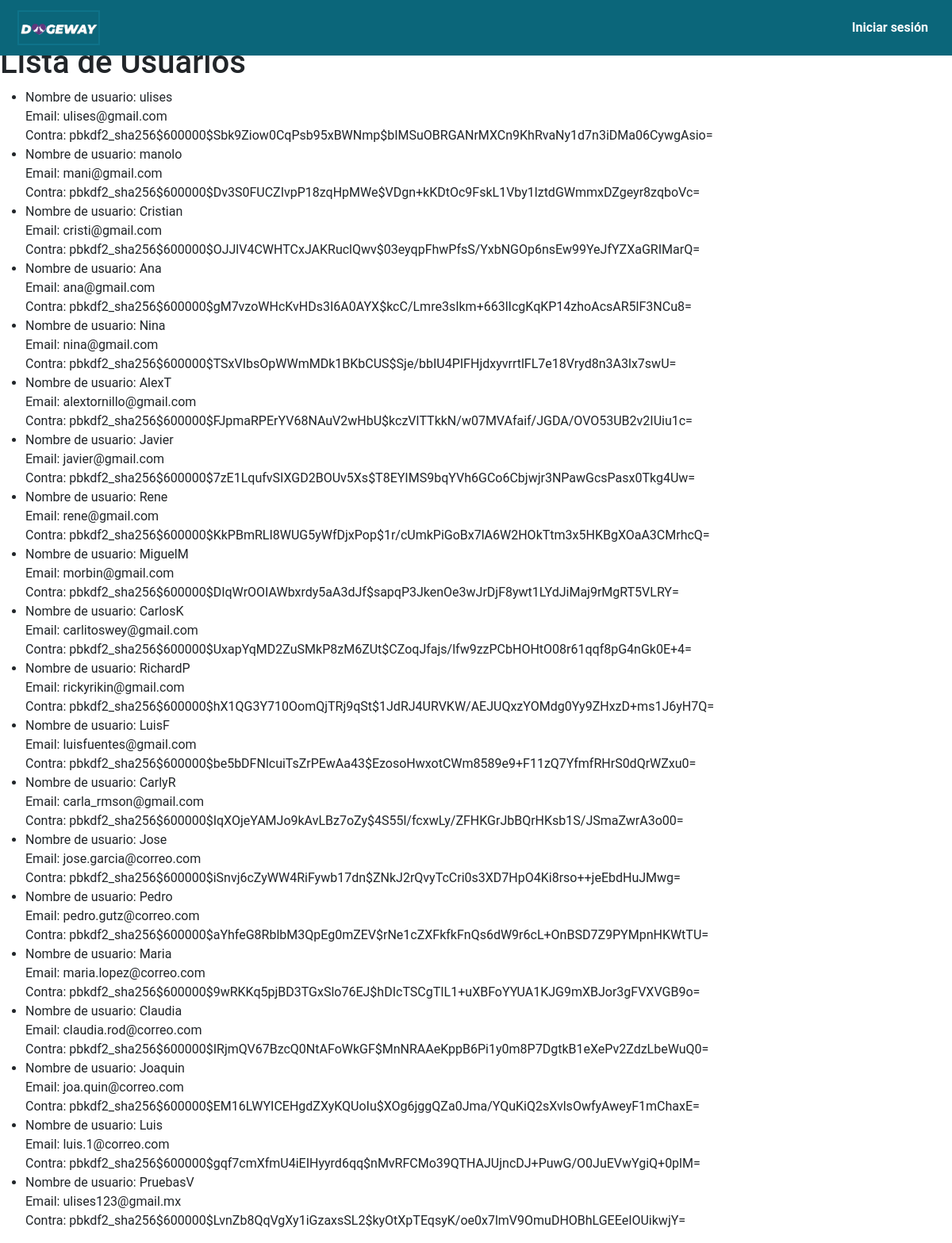
Page /lista/ on the earlier database version.
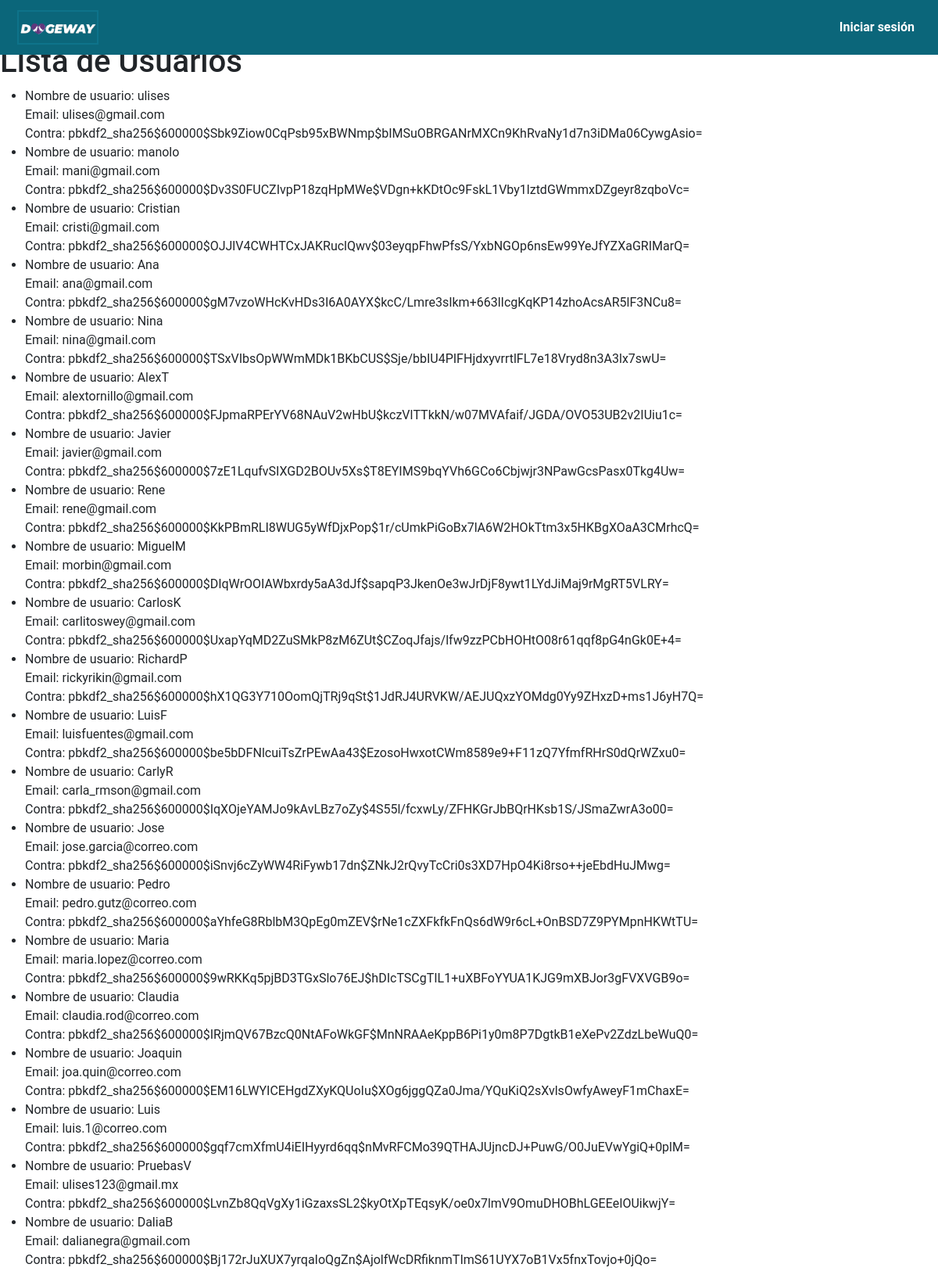
Same page on the later database version.
### main_app/models.py (models this page shows, shortened)
class Usuario(AbstractUser):
    fotografia = models.ImageField(upload_to='usuarios/', null=True, blank=True)
    telefono = models.CharField(max_length=20)
    fecha_de_nacimiento = models.DateField()
    direccion = models.CharField(max_length=100)
    fotografia_identificacion = models.ImageField(upload_to='identificaciones/', null=True, blank=True)
    verificado = models.BooleanField(default=False)
    usuarios_bloqueados = models.ManyToManyField('self', symmetrical=False, related_name='usuarios_bloqueadores')
    groups = models.ManyToManyField('auth.Group', related_name='usuarios')
    user_permissions = models.ManyToManyField('auth.Permission', related_name='usuarios')

### main_app/views.py (the view)
# urls.py: path('lista/', views.ListaUsuariosView.as_view(), name='lista de usuarios'),
class ListaUsuariosView(ListView):
    model = Usuario
    template_name = 'lista.html'
    context_object_name = 'usuarios'

### main_app/templates/lista.html
{% include "layouts/base.html" %}
{% load static %}
{% block estilos_adicionales %}
<link rel="stylesheet" href="{% static 'css/lista.css' %}">
{% endblock %}
{% block content %}
<h1>Lista de Usuarios</h1>
<ul>
    {% for usuario in usuarios %}
    <li>
        Nombre de usuario: {{ usuario.username }}<br>
        Email: {{ usuario.email }}<br>
        Contra: {{ usuario.password}}<br>
    </li>
    {% endfor %}
</ul>
{% endblock content %}

Differences in the rows shown:
added Usuario: username "DaliaB", email "dalianegra@gmail.com", password "pbkdf2_sha256$600000$Bj172rJuXUX7yrqaIoQgZn$AjolfWcDRfiknmTImS61UYX7oB1Vx5fnxTovjo+0jQo="
